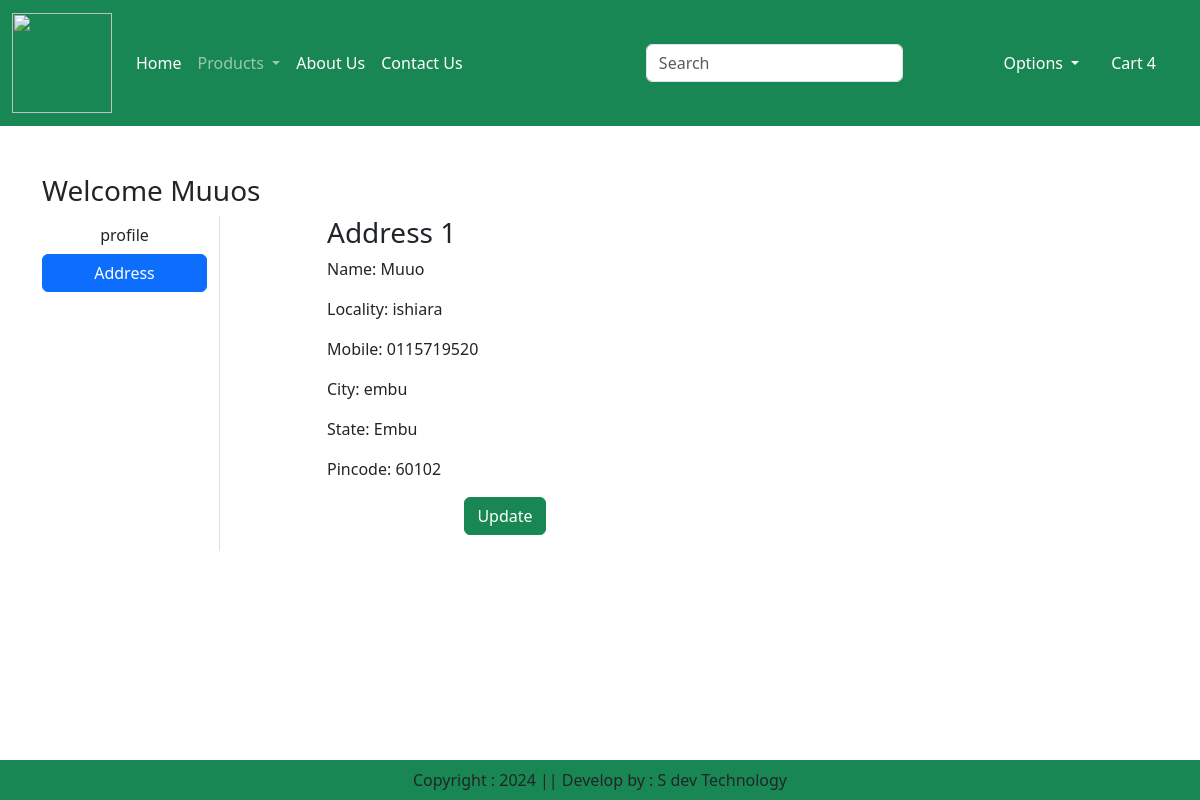
Screenshot of /address/ (signed in) with the database file from the repository.
### app/models.py (models this page shows, shortened)
class Customer(models.Model):
    user = models.ForeignKey(User, on_delete=models.CASCADE)
    name = models.CharField(max_length=200)
    locality = models.CharField(max_length=200)
    city = models.CharField(max_length=50)
    mobile = models.CharField(max_length=15)
    zipcode = models.IntegerField(default=0)
    state = models.CharField(choices=COUNTY_CHOICES, max_length=100)

### app/views.py (the view)
# urls.py: path('address/',views.address,name='address'),
def address(request):
    add= Customer.objects.filter(user=request.user)
    return render(request, 'app/address.html',locals())

### app/templates/app/address.html (shortened to what this page needs)
{% extends "app/base.html" %}
{% load static %}
{% block main-content %}
<div class='container my-5'>
    <div class="row">
        <h3>Welcome <span class="text-capitalize">{{request.user}}</span></h3>
        <div class="col-sm-2 border-end">
            <ul class="list-unstyled">
                <li class="d-grid"><a href="{% url 'profile' %}" class="btn">profile</a></li>
                <li class="d-grid"><a href="{% url 'address' %}" class="btn btn-primary">Address</a></li>
            </ul>
        </div>
        <div class="col-sm-8 offset-sm-1">
            <div class="row">
                {% for ad in add %}
                    <div class="col-sm-6">
                        <div class="card-body">
                            <h3>Address {{forloop.counter}}</h3>
                            <p>Name: {{ad.name}}</p>
                            <p>Locality: {{ad.locality}}</p>
                            <p>Mobile: {{ad.mobile}}</p>
                            <p>City: {{ad.city}}</p>
                            <p>State: {{ad.state}}</p>
                            <p>Pincode: {{ad.zipcode}}
                            <p class="text-center"><a href="{% url 'updateAddress' pk=ad.id %}" type="button" class="btn btn-success">Update</a></p>
                        </div>
                    </div>
                {% endfor %}
            </div>
        </div>
    </div>
</div>
{% endblock main-content %}

### rows the page displays
Customer: name "Muuo", locality "ishiara", mobile "0115719520", city "embu", state "Embu", zipcode "60102"

### other values shown
{{ request.user }} "Muuos"
